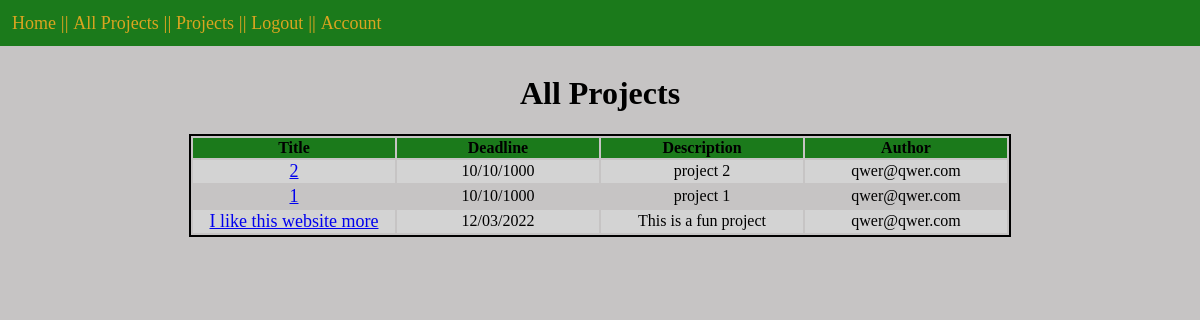
/all_projects (signed in), run on an earlier commit of the app's database.
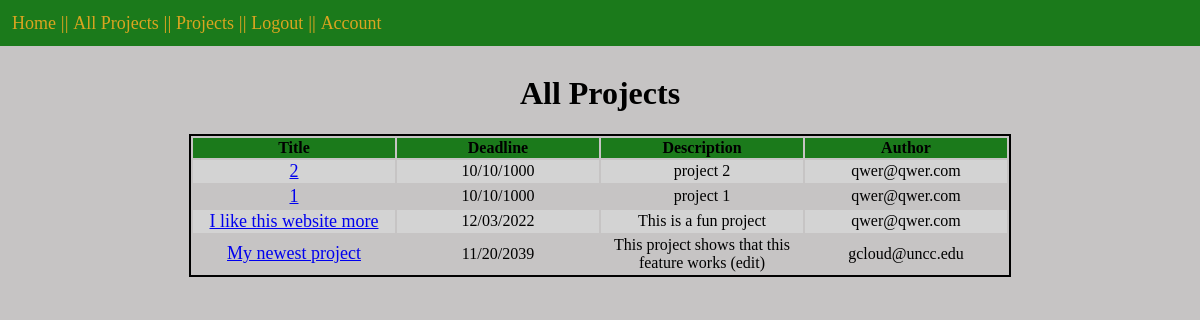
And on a later commit of the database.
### models.py (models this page shows, shortened)
class Project(db.Model):
    id = db.Column("id", db.Integer, primary_key=True)
    title = db.Column("title", db.String(200))
    text = db.Column("text", db.String(100))
    deadline = db.Column("deadline", db.String(50))
    user_id = db.Column(db.Integer, db.ForeignKey("user.id"), nullable=False)
    comments = db.relationship("Comment", backref="project", cascade = "all, delete-orphan", lazy=True)

class User(db.Model):
    id = db.Column("id", db.Integer, primary_key=True)
    first_name = db.Column("first_name", db.String(30))
    last_name = db.Column("last_name", db.String(30))
    email = db.Column("email", db.String(100))
    name = db.Column("name", db.String(20))
    password = db.Column(db.String(255), nullable=False)
    registered_on = db.Column(db.DateTime, nullable=False)
    project = db.relationship("Project", backref="user", lazy=True)
    comments = db.relationship("Comment", backref="user", lazy=True)

### project.py (the view)
@app.route('/all_projects')
def all_projects():
    if(session.get('user')):
        projects = db.session.query(Project).all()
        return render_template('all_projects.html', projects = projects, user=session['user'])
    else:
        return redirect(url_for('login'))

### templates/all_projects.html (shortened to what this page needs)
<!DOCTYPE html>
<html lang="en">
    <head>
        <link rel="stylesheet" href="{{ url_for('static', filename='styles.css') }}">
        <header>
            <nav>
                <a href="{{ url_for('index') }}"> Home</a> ||
                <a href="{{ url_for('all_projects') }}">All Projects</a> ||
                <a href="{{ url_for('get_projects') }}"> Projects</a> ||
                <a href="{{ url_for('logout') }}">Logout</a> ||
                <a href="{{ url_for('view_account') }}">Account</a>
            </nav>
        </header>
    </head>
    <body>
        <br>
        <h1>All Projects</h1>
        <table>
            <tr>
                <th>Title</th>
                <th>Deadline</th>
                <th>Description</th>
                <th>Author</th>
            </tr>
            {% for value in projects %}
            <tr>
                <td><a href="{{ url_for('view_project', project_id=value.id) }}">{{ value.title }}</a></td>
                <td>{{ value.deadline }}</td>
                <td>{{ value.text }}</td>
                <td>{{ value.user.email }}</td>
            </tr>
            {% endfor %}
        </table>
    </body>
</html>

### static/styles.css (style rules this page uses)
header nav { position: fixed; top: 0; left: 0; width: 100%; list-style-type: none; margin: 0; padding: 0; overflow: hidden; background-color: rgb(27, 122, 27); color: goldenrod; display: block; padding: 12px 12px; text-decoration: none; font-size: larger; text-align: left; }
header a { color: goldenrod; text-decoration: none; }
body { margin: 3%; background-color: rgb(198, 196, 196); text-align: center; }
table { margin-left: auto; margin-right: auto; border: 2px solid black; }
th { width: 200px; background-color: rgb(27, 122, 27); }
tr:nth-child(even) { background-color: lightgray; }
td { width: 100px; border: black; }
a { font-size: large; }

What changed in the data, as far as the page shows it:
added Project: title "My newest project", deadline "11/20/2039", text "This project shows that this feature works (edit)", user.email "gcloud@uncc.edu"
